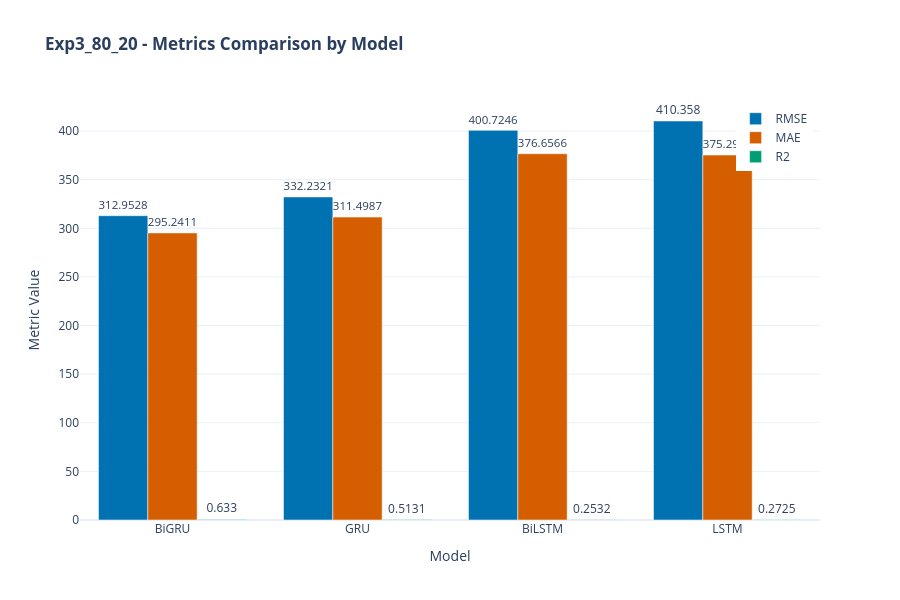
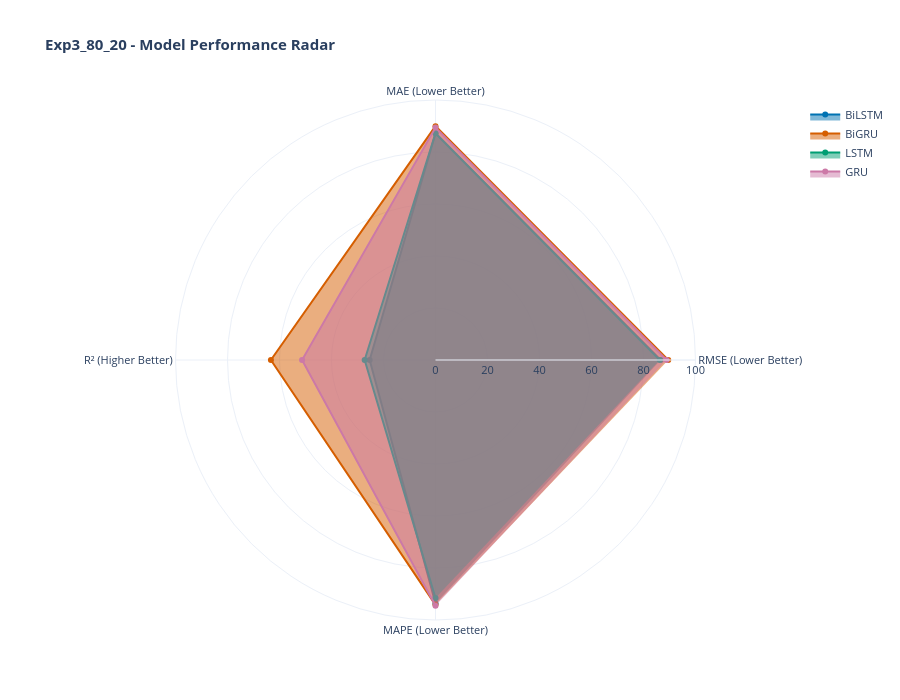
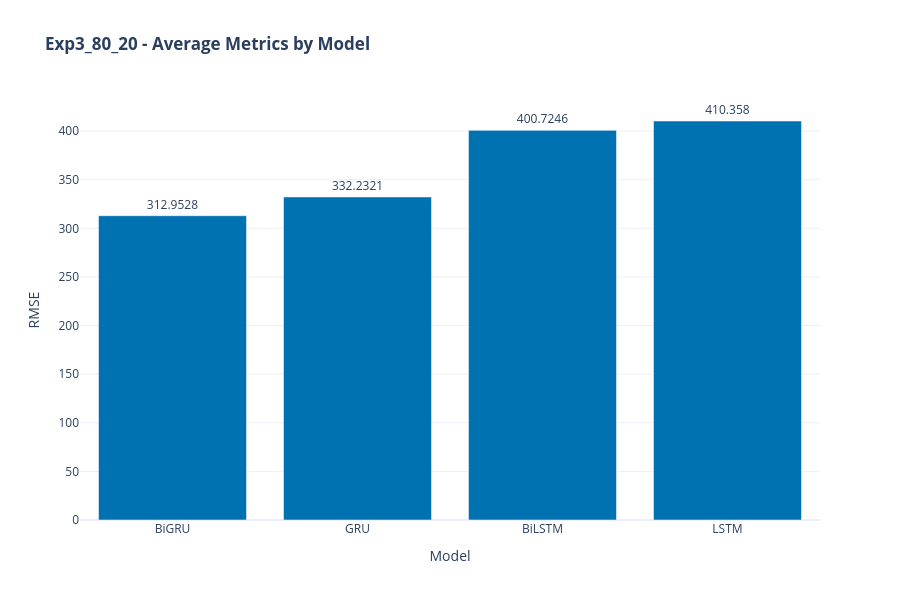

Notebook cell for these charts, in order:
### Markdown cell above
## Visualizations

### Code cell
# ============================================================
# INTERACTIVE RESULTS VISUALIZATIONS
# ============================================================

print("Generating interactive results visualizations...\n")

# 1. Interactive Metrics Comparison
print("1. Generating Metrics Comparison Chart...")
fig1, html1 = create_interactive_metrics_comparison(
    results_df, EXP_LABEL, save_dir=f'figures/{EXP_LABEL}',
    metrics=['RMSE', 'MAE', 'R2']
)
print(f"   ✓ Saved: {html1}")
fig1.show()

print()

# 2. Model Radar Chart
print("2. Generating Model Radar Chart...")
fig2, html2 = create_interactive_model_radar_chart(
    results_df, EXP_LABEL, save_dir=f'figures/{EXP_LABEL}'
)
print(f"   ✓ Saved: {html2}")
fig2.show()

print()

# 3. Interactive Dashboard with Subplots
print("3. Generating Results Dashboard...")
fig3 = go.Figure()

# RMSE by model
rmse_by_model = results_df.groupby('Model')['RMSE'].mean().sort_values()
fig3.add_trace(go.Bar(
    x=rmse_by_model.index,
    y=rmse_by_model.values,
    name='RMSE',
    marker_color='#0072B2',
    text=np.round(rmse_by_model.values, 4),
    textposition='outside',
    hovertemplate='Model: %{x}<br>Avg RMSE: %{y:.4f}<extra></extra>'
))

fig3.update_layout(
    title=f"<b>{EXP_LABEL} - Average Metrics by Model</b>",
    xaxis_title="Model",
    yaxis_title="RMSE",
    height=600,
    template='plotly_white',
    font=dict(size=12),
    showlegend=False
)

html3 = f'figures/{EXP_LABEL}/{EXP_LABEL}_metrics_dashboard.html'
fig3.write_html(html3)
print(f"   ✓ Saved: {html3}")
fig3.show()

print("\n✓ All interactive results visualizations generated successfully!")

### Figure 1 — Plotly figure (JSON) as saved in the notebook; plotly's stock layout.template omitted (floating-point values rounded to 4 significant figures)
{"data": [{"hovertemplate": "Model: %{x}<br>RMSE: %{y:.4f}<extra></extra>", "marker": {"color": "#0072B2"}, "name": "RMSE", "text": [313.0, 332.2, 400.7, 410.4], "textposition": "outside", "type": "bar", "x": ["BiGRU", "GRU", "BiLSTM", "LSTM"], "y": [313.0, 332.2, 400.7, 410.4]}, {"hovertemplate": "Model: %{x}<br>MAE: %{y:.4f}<extra></extra>", "marker": {"color": "#D55E00"}, "name": "MAE", "text": [295.2, 311.5, 375.3, 376.7], "textposition": "outside", "type": "bar", "x": ["BiGRU", "GRU", "LSTM", "BiLSTM"], "y": [295.2, 311.5, 375.3, 376.7]}, {"hovertemplate": "Model: %{x}<br>R2: %{y:.4f}<extra></extra>", "marker": {"color": "#009E73"}, "name": "R2", "text": [0.2532, 0.2725, 0.5131, 0.633], "textposition": "outside", "type": "bar", "x": ["BiLSTM", "LSTM", "GRU", "BiGRU"], "y": [0.2532, 0.2725, 0.5131, 0.633]}], "layout": {"barmode": "group", "font": {"size": 12}, "height": 600, "legend": {"x": 0.99, "xanchor": "right", "y": 0.99, "yanchor": "top"}, "title": {"text": "<b>Exp3_80_20 - Metrics Comparison by Model</b>"}, "xaxis": {"title": {"text": "Model"}}, "yaxis": {"title": {"text": "Metric Value"}}}}

### Figure 2 — Plotly figure (JSON) as saved in the notebook; plotly's stock layout.template omitted (floating-point values rounded to 4 significant figures)
{"data": [{"fill": "toself", "line": {"color": "#0072B2"}, "name": "BiLSTM", "r": [86.58, 87.17, 25.32, 93.69], "theta": ["RMSE\n(Lower Better)", "MAE\n(Lower Better)", "R²\n(Higher Better)", "MAPE\n(Lower Better)"], "type": "scatterpolar"}, {"fill": "toself", "line": {"color": "#D55E00"}, "name": "BiGRU", "r": [89.52, 89.94, 63.3, 94.17], "theta": ["RMSE\n(Lower Better)", "MAE\n(Lower Better)", "R²\n(Higher Better)", "MAPE\n(Lower Better)"], "type": "scatterpolar"}, {"fill": "toself", "line": {"color": "#009E73"}, "name": "LSTM", "r": [86.26, 87.21, 27.25, 91.56], "theta": ["RMSE\n(Lower Better)", "MAE\n(Lower Better)", "R²\n(Higher Better)", "MAPE\n(Lower Better)"], "type": "scatterpolar"}, {"fill": "toself", "line": {"color": "#CC79A7"}, "name": "GRU", "r": [88.87, 89.39, 51.31, 94.54], "theta": ["RMSE\n(Lower Better)", "MAE\n(Lower Better)", "R²\n(Higher Better)", "MAPE\n(Lower Better)"], "type": "scatterpolar"}], "layout": {"font": {"size": 11}, "height": 700, "polar": {"radialaxis": {"range": [0, 100], "visible": true}}, "title": {"text": "<b>Exp3_80_20 - Model Performance Radar</b>"}}}

### Figure 3 — Plotly figure (JSON) as saved in the notebook; plotly's stock layout.template omitted (floating-point values rounded to 4 significant figures)
{"data": [{"hovertemplate": "Model: %{x}<br>Avg RMSE: %{y:.4f}<extra></extra>", "marker": {"color": "#0072B2"}, "name": "RMSE", "text": [313.0, 332.2, 400.7, 410.4], "textposition": "outside", "type": "bar", "x": ["BiGRU", "GRU", "BiLSTM", "LSTM"], "y": [313.0, 332.2, 400.7, 410.4]}], "layout": {"font": {"size": 12}, "height": 600, "showlegend": false, "title": {"text": "<b>Exp3_80_20 - Average Metrics by Model</b>"}, "xaxis": {"title": {"text": "Model"}}, "yaxis": {"title": {"text": "RMSE"}}}}
